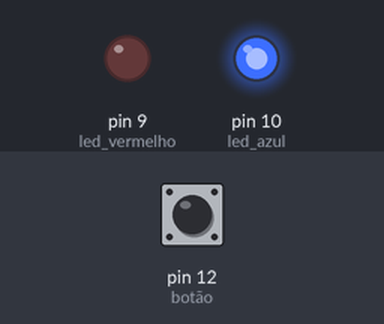
A sketch run on a simulated Arduino Uno, built with avr-gcc and run on an emulated ATmega328P. On the bench: output pins drawn as LEDs (lit = HIGH). The inputs (shaded band) are chosen by the test bench; at power-on: pin 12 (botão) HIGH.

Above: at 1.2 s.
1.3 s: pin 12 (botão) pulled LOW for 0.15 s
At 1.37 s:
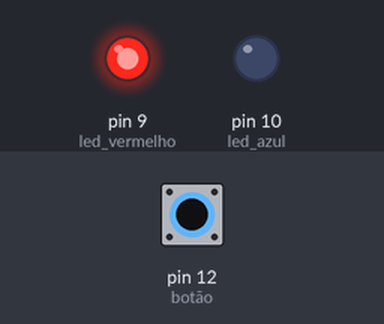
2.9 s: pin 12 (botão) pulled LOW for 3.2 s
At 7.1 s:
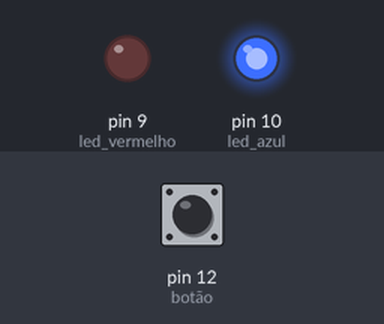
Timing chart, 0 to 8.6 s (numbered marks = the images above; inputs shaded):
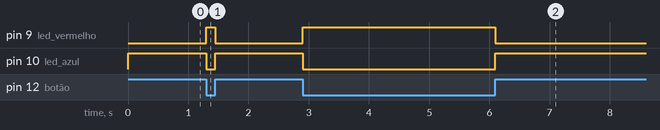

The sketch:

intro.ino
```cpp
void setup() {
  // put your setup code here, to run once:
  pinMode(9, OUTPUT); // led vermelho
  pinMode(10, OUTPUT); // led azul
  pinMode(12, INPUT_PULLUP); //botão

}

void loop() {
  // put your main code here, to run repeatedly:
  // int interval = 1000;
  int button_state = digitalRead(12);

  digitalWrite(10, button_state);
  digitalWrite(9, !button_state);


  // digitalWrite(10, HIGH);
  // delay(interval);
  // digitalWrite(10, LOW);
  // digitalWrite(9, HIGH);
  // delay(interval);
  // digitalWrite(9, LOW);
}
```

Measured:
- after the input at 1.3 s, pin 9 (led_vermelho): LOW → HIGH at once, → LOW 0.15 s later; pin 10 (led_azul): HIGH → LOW at once, → HIGH 0.15 s later
- after the input at 2.9 s, pin 9 (led_vermelho): LOW → HIGH at once, → LOW 3.2 s later; pin 10 (led_azul): HIGH → LOW at once, → HIGH 3.2 s later
